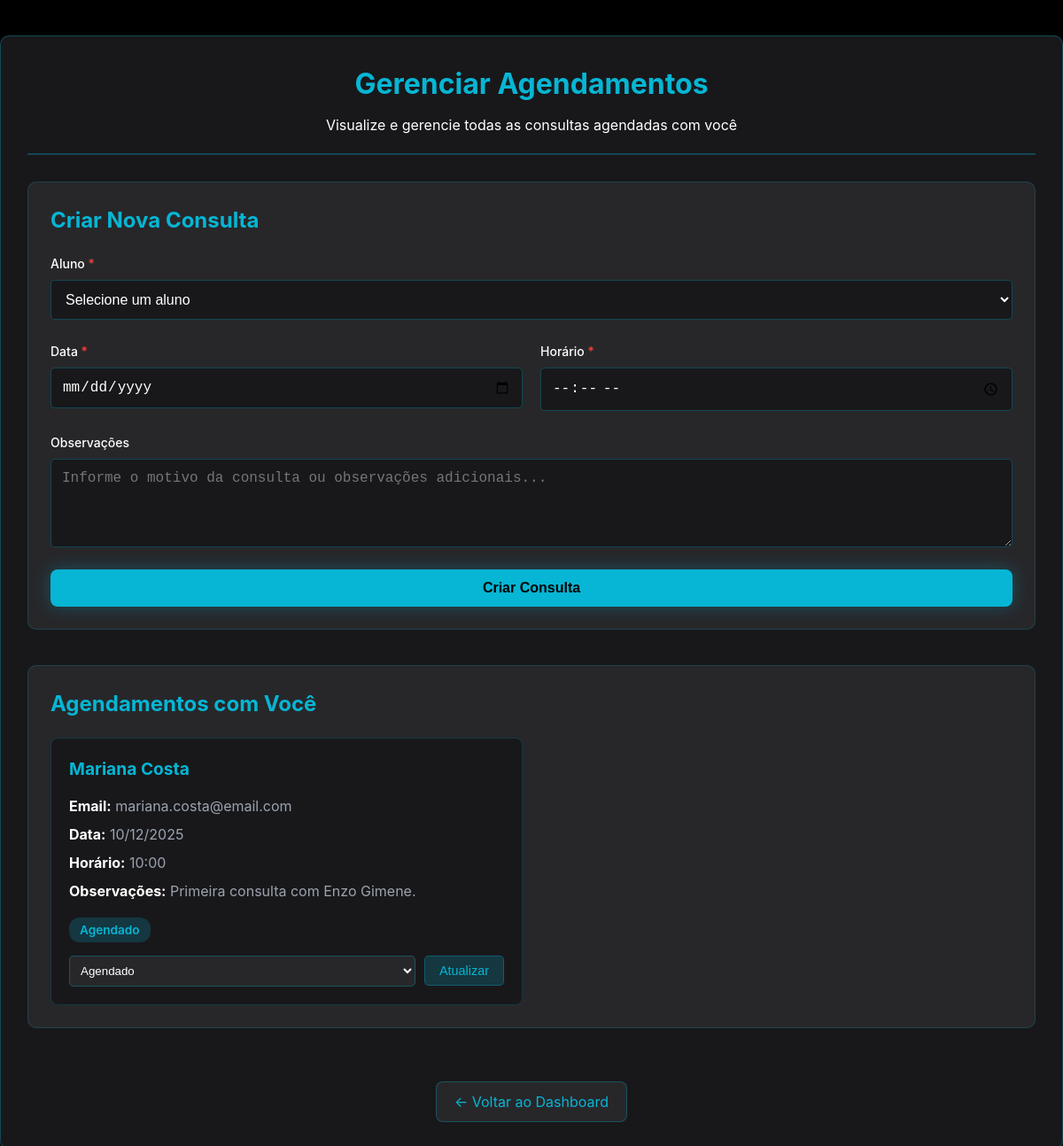
The page /public/gerenciar_agendamentos.php (signed in) on the database its author committed.
### tables this page shows
CREATE TABLE `agendamentos` (
  `id` int(11) NOT NULL,
  `aluno_id` int(11) NOT NULL,
  `treinador_id` int(11) NOT NULL,
  `data_consulta` date NOT NULL,
  `hora_consulta` time NOT NULL,
  `status` enum('agendado','confirmado','cancelado','concluido') NOT NULL DEFAULT 'agendado',
  `observacoes` text DEFAULT NULL,
  `data_criacao` datetime DEFAULT current_timestamp(),
  `data_atualizacao` datetime DEFAULT current_timestamp() ON UPDATE current_timestamp()
);

CREATE TABLE `usuarios` (
  `id` int(11) NOT NULL,
  `nome` varchar(100) NOT NULL,
  `email` varchar(100) NOT NULL,
  `senha_hash` varchar(255) NOT NULL,
  `tipo_usuario` enum('aluno','treinador') NOT NULL DEFAULT 'aluno',
  `data_cadastro` datetime DEFAULT current_timestamp()
);

### public/gerenciar_agendamentos.php (the view, shortened to what this page needs)
<?php
require_once '../config/conexao.php';
$agendamentos = [];
try {
    $stmt = $pdo->prepare("
        SELECT a.*, u.nome as aluno_nome, u.email as aluno_email
        FROM agendamentos a
        INNER JOIN usuarios u ON a.aluno_id = u.id
        WHERE a.treinador_id = ?
        ORDER BY a.data_consulta ASC, a.hora_consulta ASC
    ");
    $stmt->execute([$_SESSION['usuario_id']]);
    $agendamentos = $stmt->fetchAll(PDO::FETCH_ASSOC);
} catch (PDOException $e) {
    $agendamentos = [];
}
?>
<!DOCTYPE html>
<html lang="pt-BR">
<head>
    <link rel="stylesheet" href="../assets/css/styles.css">
</head>
<body>
    <div class="container">
        <div class="header">
            <h1>Gerenciar Agendamentos</h1>
            <p>Visualize e gerencie todas as consultas agendadas com você</p>
        </div>
        <div class="section">
            <h2>Criar Nova Consulta</h2>
            <form method="POST">
                <div class="form-group">
                    <label for="aluno_id">Aluno <span class="required">*</span></label>
                    <select name="aluno_id" id="aluno_id" required>
                        <option value="">Selecione um aluno</option>
                    </select>
                </div>
                <div class="form-row">
                    <div class="form-group">
                        <label for="data_consulta">Data <span class="required">*</span></label>
                        <input type="date" name="data_consulta" id="data_consulta" required
                               value="<?php echo htmlspecialchars($_POST['data_consulta'] ?? ''); ?>"
                               min="<?php echo date('Y-m-d'); ?>">
                    </div>
                    <div class="form-group">
                        <label for="hora_consulta">Horário <span class="required">*</span></label>
                        <input type="time" name="hora_consulta" id="hora_consulta" required
                               value="<?php echo htmlspecialchars($_POST['hora_consulta'] ?? ''); ?>">
                    </div>
                </div>
                <div class="form-group">
                    <label for="observacoes">Observações</label>
                    <textarea name="observacoes" id="observacoes"
                              placeholder="Informe o motivo da consulta ou observações adicionais..."><?php echo htmlspecialchars($_POST['observacoes'] ?? ''); ?></textarea>
                </div>
                <button type="submit" class="btn-submit">Criar Consulta</button>
            </form>
        </div>
        <div class="section">
            <h2>Agendamentos com Você</h2>
            <?php if (empty($agendamentos)): ?>
                <div class="empty-state">
                    <svg xmlns="http://www.w3.org/2000/svg" width="64" height="64" viewBox="0 0 24 24" fill="none" stroke="currentColor" stroke-width="2" stroke-linecap="round" stroke-linejoin="round">
                        <rect x="3" y="4" width="18" height="18" rx="2" ry="2"></rect>
                        <line x1="16" y1="2" x2="16" y2="6"></line>
                        <line x1="8" y1="2" x2="8" y2="6"></line>
                        <line x1="3" y1="10" x2="21" y2="10"></line>
                    </svg>
                    <p>Nenhum agendamento encontrado.</p>
                </div>
            <?php else: ?>
                <div class="agendamentos-grid">
                    <?php foreach ($agendamentos as $agendamento): ?>
                        <div class="agendamento-card">
                            <h3><?php echo htmlspecialchars($agendamento['aluno_nome']); ?></h3>
                            <p><strong>Email:</strong> <?php echo htmlspecialchars($agendamento['aluno_email']); ?></p>
                            <p><strong>Data:</strong> <?php echo date('d/m/Y', strtotime($agendamento['data_consulta'])); ?></p>
                            <p><strong>Horário:</strong> <?php echo date('H:i', strtotime($agendamento['hora_consulta'])); ?></p>
                            <?php if ($agendamento['observacoes']): ?>
                                <p><strong>Observações:</strong> <?php echo htmlspecialchars($agendamento['observacoes']); ?></p>
                            <?php endif; ?>
                            <span class="status-badge status-<?php echo $agendamento['status']; ?>">
                                <?php
                                $status_labels = [
                                    'agendado' => 'Agendado',
                                    'confirmado' => 'Confirmado',
                                    'cancelado' => 'Cancelado',
                                    'concluido' => 'Concluído'
                                ];
                                echo $status_labels[$agendamento['status']] ?? $agendamento['status'];
                                ?>
                            </span>
                            <form method="POST" class="status-select" onsubmit="return confirm('Deseja realmente alterar o status desta consulta?');">
                                <select name="novo_status" required>
                                    <option value="agendado" <?php echo $agendamento['status'] == 'agendado' ? 'selected' : ''; ?>>Agendado</option>
                                </select>
                                <button type="submit" class="btn-update-status">Atualizar</button>
                            </form>
                        </div>
                    <?php endforeach; ?>
                </div>
            <?php endif; ?>
        </div>
        <div style="text-align: center;">
            <a href="dashboard_treinador.php" class="btn-back">← Voltar ao Dashboard</a>
        </div>
    </div>
</body>
</html>

### assets/css/styles.css (style rules this page uses)
* { margin: 0; padding: 0; box-sizing: border-box; }
body { font-family: -apple-system, BlinkMacSystemFont, 'Segoe UI', Roboto, 'Helvetica Neue', Arial, sans-serif; background-color: #000000; color: #ffffff; min-height: 100vh; line-height: 1.5; }
.container { max-width: 1200px; margin: 0 auto; padding: 0 1.5rem; }
.form-group { display: flex; flex-direction: column; }
.form-group label { font-size: 0.875rem; font-weight: 500; color: #d1d5db; margin-bottom: 0.5rem; }
.form-group input { width: 100%; padding: 0.75rem 1rem; background-color: #000000; border: 1px solid rgba(6, 182, 212, 0.3); border-radius: 0.5rem; color: #ffffff; font-size: 1rem; transition: all 0.3s ease; }
.form-group input::placeholder { color: #6b7280; }
.btn-submit { width: 100%; padding: 0.75rem; background-color: #06b6d4; color: #000000; font-weight: 700; font-size: 1rem; border: none; border-radius: 0.5rem; cursor: pointer; transition: all 0.3s ease; box-shadow: 0 0 20px rgba(6, 182, 212, 0.3); }

### public/gerenciar_agendamentos.php (style rules this page uses)
body { font-family: -apple-system, BlinkMacSystemFont, 'Segoe UI', Roboto, 'Helvetica Neue', Arial, sans-serif; background-color: #000000; color: #ffffff; min-height: 100vh; line-height: 1.5; }
.container { max-width: 1400px; margin: 40px auto; padding: 30px; background-color: #18181b; border-radius: 10px; box-shadow: 0 4px 12px rgba(6, 182, 212, 0.1); border: 1px solid rgba(6, 182, 212, 0.3); }
.header { text-align: center; margin-bottom: 30px; padding-bottom: 20px; border-bottom: 2px solid rgba(6, 182, 212, 0.3); }
.header h1 { color: #06b6d4; font-size: 2rem; margin-bottom: 10px; }
.section { margin-bottom: 40px; padding: 25px; background-color: #27272a; border-radius: 10px; border: 1px solid rgba(6, 182, 212, 0.2); }
.section h2 { color: #06b6d4; margin-bottom: 20px; font-size: 1.5rem; }
.form-group { margin-bottom: 25px; }
.form-group label { display: block; color: #fff; margin-bottom: 8px; font-weight: 500; }
.form-group label .required { color: #ff4136; }
.form-group select, .form-group input[type="text"], .form-group input[type="date"], .form-group input[type="time"], .form-group textarea { width: 100%; padding: 12px; background-color: #18181b; border: 1px solid rgba(6, 182, 212, 0.3); border-radius: 5px; color: #fff; font-size: 1rem; box-sizing: border-box; }
.form-group textarea { min-height: 100px; resize: vertical; }
.form-row { display: grid; grid-template-columns: 1fr 1fr; gap: 20px; }
.btn-submit { background-color: #06b6d4; color: #000; padding: 12px 30px; border: none; border-radius: 8px; font-size: 1rem; font-weight: 600; cursor: pointer; transition: all 0.3s ease; width: 100%; }
.btn-back { display: inline-block; margin-top: 20px; padding: 10px 20px; background-color: #27272a; color: #06b6d4; text-decoration: none; border-radius: 8px; border: 1px solid rgba(6, 182, 212, 0.3); transition: all 0.3s ease; }
.agendamentos-grid { display: grid; grid-template-columns: repeat(auto-fill, minmax(350px, 1fr)); gap: 20px; }
.agendamento-card { background-color: #18181b; border: 1px solid rgba(6, 182, 212, 0.2); border-radius: 8px; padding: 20px; transition: all 0.3s ease; }
.agendamento-card h3 { color: #06b6d4; margin-bottom: 15px; font-size: 1.2rem; }
.agendamento-card p { color: #9ca3af; margin: 8px 0; }
.agendamento-card strong { color: #fff; }
.status-select { margin-top: 15px; display: flex; gap: 10px; align-items: center; }
.status-select select { flex: 1; padding: 8px; background-color: #27272a; border: 1px solid rgba(6, 182, 212, 0.3); border-radius: 5px; color: #fff; }
.btn-update-status { background-color: rgba(6, 182, 212, 0.2); color: #06b6d4; padding: 8px 16px; border: 1px solid rgba(6, 182, 212, 0.3); border-radius: 5px; cursor: pointer; transition: all 0.3s ease; font-size: 0.9rem; }
.status-badge { display: inline-block; padding: 4px 12px; border-radius: 12px; font-size: 0.85rem; font-weight: 600; margin-top: 10px; }
.status-agendado { background-color: rgba(6, 182, 212, 0.2); color: #06b6d4; }

### rows shown on the page
agendamentos: aluno.nome "Mariana Costa", aluno.email "mariana.costa@email.com", data_consulta "10/12/2025", hora_consulta "10:00", observacoes "Primeira consulta com Enzo Gimene.", status "Agendado", novo_status "Agendado"
